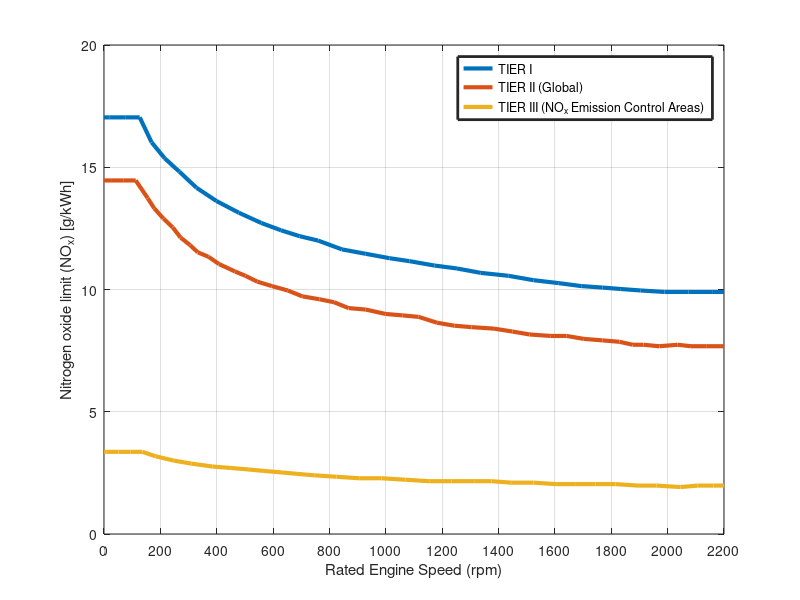

The MATLAB source for this figure:
clear
clc
load('TIER1.mat');
load('TIER2.mat');
load('TIER3.mat');
load('time1.mat');
load('time2.mat');
load('time3.mat');

plot(time1,TIER1,'Linewidth',3)
hold on
plot(time2,TIER2,'Linewidth',3)
hold on
plot(time3,TIER3,'Linewidth',3)
grid on
xlim([0 2200])
xticks(0:200:2200)
ylabel('Nitrogen oxide limit (NO_x) [g/kWh]')
xlabel('Rated Engine Speed (rpm)')
legend('TIER I','TIER II (Global)','TIER III (NO_x Emission Control Areas)','Linewidth',2,'Location','northeast')
